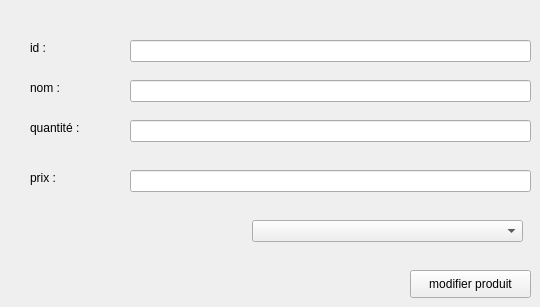
        <widget class="QWidget" name="tab_7">
         <attribute name="title">
          <string>modifier produit</string>
         </attribute>
         <widget class="QLabel" name="label_12">
          <property name="geometry">
           <rect>
            <x>30</x>
            <y>40</y>
            <width>55</width>
            <height>16</height>
           </rect>
          </property>
          <property name="text">
           <string>id :</string>
          </property>
         </widget>
         <widget class="QLabel" name="label_13">
          <property name="geometry">
           <rect>
            <x>30</x>
            <y>80</y>
            <width>55</width>
            <height>16</height>
           </rect>
          </property>
          <property name="text">
           <string>nom :</string>
          </property>
         </widget>
         <widget class="QLabel" name="label_14">
          <property name="geometry">
           <rect>
            <x>30</x>
            <y>120</y>
            <width>55</width>
            <height>16</height>
           </rect>
          </property>
          <property name="text">
           <string>quantité :</string>
          </property>
         </widget>
         <widget class="QLabel" name="label_15">
          <property name="geometry">
           <rect>
            <x>30</x>
            <y>170</y>
            <width>55</width>
            <height>16</height>
           </rect>
          </property>
          <property name="text">
           <string>prix :</string>
          </property>
         </widget>
         <widget class="QLineEdit" name="lineEdit_IDP_MOD">
          <property name="geometry">
           <rect>
            <x>130</x>
            <y>40</y>
            <width>401</width>
            <height>22</height>
           </rect>
          </property>
         </widget>
         <widget class="QLineEdit" name="lineEdit_NP_MOD">
          <property name="geometry">
           <rect>
            <x>130</x>
            <y>80</y>
            <width>401</width>
            <height>22</height>
           </rect>
          </property>
         </widget>
         <widget class="QLineEdit" name="lineEdit_QP_MOD">
          <property name="geometry">
           <rect>
            <x>130</x>
            <y>120</y>
            <width>401</width>
            <height>22</height>
           </rect>
          </property>
         </widget>
         <widget class="QLineEdit" name="lineEdit_PP_MOD">
          <property name="geometry">
           <rect>
            <x>130</x>
            <y>170</y>
            <width>401</width>
            <height>22</height>
           </rect>
          </property>
         </widget>
         <widget class="QPushButton" name="pushButton_produit_mod">
          <property name="geometry">
           <rect>
            <x>410</x>
            <y>270</y>
            <width>121</width>
            <height>28</height>
           </rect>
          </property>
          <property name="text">
           <string>modifier produit</string>
          </property>
         </widget>
         <widget class="QComboBox" name="comboBox_modifier">
          <property name="geometry">
           <rect>
            <x>252</x>
            <y>220</y>
            <width>271</width>
            <height>22</height>
           </rect>
          </property>
         </widget>
        </widget>
